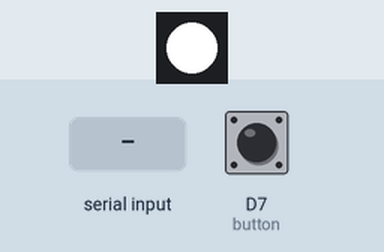
Bench run of a sketch on a simulated nRF52 board. Parts: 1 RGB LEDs in strip order, left to right. The inputs (shaded band) are chosen by the test bench; at power-on: D7 (button) HIGH. A phone connects over Bluetooth LE 3 s after start.

Above: at 1.2 s.
1.3 s: "r" received over the second serial link
At 2.4 s:
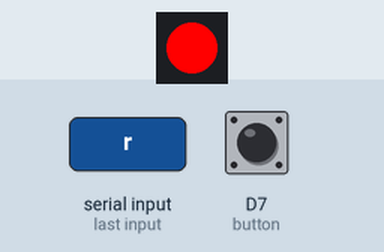
2.8 s: "g" received over the second serial link
At 3.5 s:
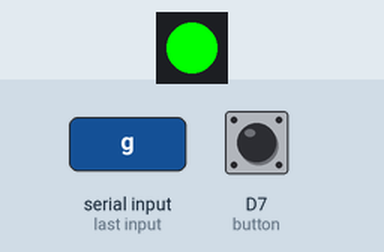
Timing chart, 0 to 5.8 s (numbered marks = the images above; inputs shaded):
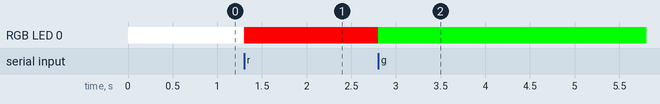

Measured:
- after the input at 1.3 s, RGB LED 0: RGB(255, 255, 255) → RGB(255, 0, 0) at once
- after the input at 2.8 s, RGB LED 0: RGB(255, 0, 0) → RGB(0, 255, 0) at once

The sketch:

4_Talking_over_Bluetooth.ino
```cpp
/*
 * ©️2023 Interaction Magic - George Cave
 * Workshop: Prototyping with hardware and the web
 * https://interactionmagic.com
 *
 * Updated to use BluetoothManager class
 */

// Include the Bluetooth manager
#include "BluetoothUART.h"

// Include Adafruit NeoPixel library
#include <Adafruit_NeoPixel.h>

// Install the Bounce2 library by Thomas O Fredericks
#include <Bounce2.h>

// Create a new button
Bounce button = Bounce();

// RGB LED bits
const int rgb_pin = 8;      // Pin for RGB LED
const int num_leds = 1;     // Number of RGB LEDs we have
Adafruit_NeoPixel strip(num_leds, rgb_pin, NEO_GRB + NEO_KHZ800);

// Create Bluetooth UART instance
BluetoothUART bluetooth;

void setup() {
	// Setup RGB LED and make LED white
	strip.begin();
	strip.setPixelColor(0, 0xFFFFFF);
	strip.show();

	// Button marked "User SW" on Arduino
	button.attach(7,INPUT_PULLUP);

	// Initialize Bluetooth with device name
	bluetooth.connect("George-Demo");
}

void loop() {

   // Check for button push
	button.update();
	if(button.fell()) {
		bluetooth.send("press!");
	}else if(button.rose()){
		bluetooth.send("release!");
	}

	// Check for message from computer
	while(bluetooth.available()){
		uint8_t msg = bluetooth.read();

		if(msg == 'r'){
			// Set LED to Red
			strip.setPixelColor(0, 0xFF0000);
			strip.show();
		}
		else if(msg == 'g'){
			// Set LED to green
			strip.setPixelColor(0, 0x00FF00);
			strip.show();
		}
	}
}
```

BluetoothUART.h
```cpp
/*
 * BluetoothUART.h
 * A class to handle Bluetooth Low Energy functionality for Arduino
 * Requires Adafruit Bluefruit library
 */

#ifndef BLUETOOTH_UART_H
#define BLUETOOTH_UART_H

#include <bluefruit.h>

class BluetoothUART {
private:
    BLEUart bleuart;
    bool isConnected;

public:
    // Constructor
    BluetoothUART();

    // Initialize and connect with device name
    bool connect(const char* deviceName);

    // Send a message via Bluetooth
    bool send(const char* message);
    bool send(const uint8_t* data, uint16_t length);

    // Receive data (returns number of bytes available)
    int available();

    // Read a single byte
    uint8_t read();

    // Read multiple bytes into buffer
    int read(uint8_t* buffer, int maxLength);

    // Check connection status
    bool connected();

    // Get the BLEUart reference for advanced usage
    BLEUart& getUart();
};

// Implementation
BluetoothUART::BluetoothUART() {
    isConnected = false;
}

bool BluetoothUART::connect(const char* deviceName) {
    // Enable connection LED
    Bluefruit.autoConnLed(true);

    // Configure peripheral connection with max bandwidth
    Bluefruit.configPrphBandwidth(BANDWIDTH_MAX);

    // Initialize Bluefruit
    Bluefruit.begin();

    // Set transmission power (check bluefruit.h for supported values)
    Bluefruit.setTxPower(4);

    // Set the device name
    Bluefruit.setName(deviceName);

    // Force name to be set by calling getName
    char fetchedName[64];
    Bluefruit.getName(fetchedName, 64);

    // Configure and start BLE UART service
    bleuart.begin();

    // Set up advertising
    Bluefruit.Advertising.addFlags(BLE_GAP_ADV_FLAGS_LE_ONLY_GENERAL_DISC_MODE);
    Bluefruit.Advertising.addTxPower();

    // Include bleuart 128-bit UUID
    Bluefruit.Advertising.addService(bleuart);

    // Add device name to scan response
    Bluefruit.ScanResponse.addName();

    // Configure advertising intervals (Apple recommended)
    Bluefruit.Advertising.restartOnDisconnect(true);
    Bluefruit.Advertising.setInterval(32, 244);    // in units of 0.625 ms
    Bluefruit.Advertising.setFastTimeout(30);      // seconds in fast mode

    // Start advertising (0 = don't stop after n seconds)
    Bluefruit.Advertising.start(0);

    isConnected = true;
    return true;
}

bool BluetoothUART::send(const char* message) {
    if (!isConnected) return false;

    size_t length = strlen(message);
    return bleuart.write(message, length) == length;
}

bool BluetoothUART::send(const uint8_t* data, uint16_t length) {
    if (!isConnected) return false;

    return bleuart.write(data, length) == length;
}

int BluetoothUART::available() {
    if (!isConnected) return 0;
    return bleuart.available();
}

uint8_t BluetoothUART::read() {
    if (!isConnected) return 0;
    return (uint8_t)bleuart.read();
}

int BluetoothUART::read(uint8_t* buffer, int maxLength) {
    if (!isConnected) return 0;

    int bytesRead = 0;
    while (bleuart.available() && bytesRead < maxLength) {
        buffer[bytesRead] = (uint8_t)bleuart.read();
        bytesRead++;
    }
    return bytesRead;
}

bool BluetoothUART::connected() {
    return isConnected && Bluefruit.connected();
}

BLEUart& BluetoothUART::getUart() {
    return bleuart;
}

#endif // BLUETOOTH_UART_H
```
